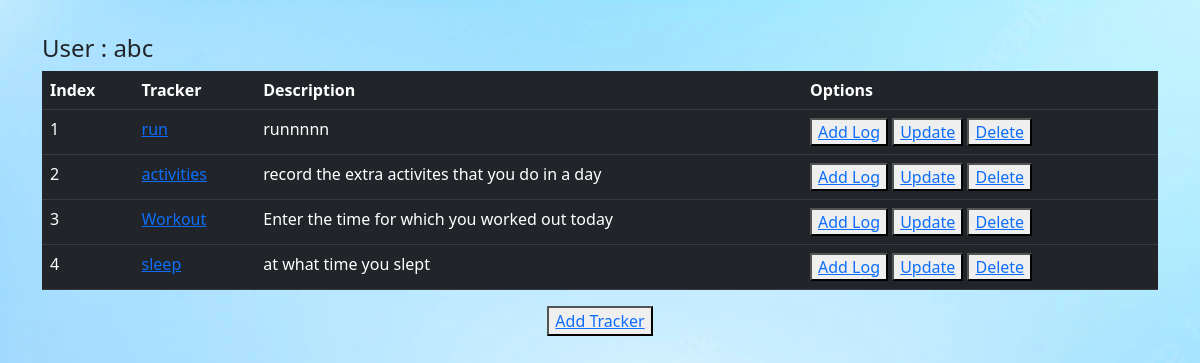
The app's page /home (signed in) with its own data.
### database.py (models this page shows, shortened)
class User(db.Model, UserMixin):
    user_id = db.Column(db.Integer, primary_key=True, autoincrement=True)
    name = db.Column(db.String, nullable=False)
    username = db.Column(db.String, nullable=False, unique=True)
    password = db.Column(db.String, nullable=False)
    gender = db.Column(db.String, nullable=False)
    trackers = db.relationship("Tracker", cascade="all", backref='user')

class Tracker(db.Model):
    user_id = db.Column(db.Integer,
                        db.ForeignKey('user.user_id'),
                        nullable=False)
    tracker_id = db.Column(db.Integer, primary_key=True, autoincrement=True)
    tracker_name = db.Column(db.String, nullable=False)
    description_tracker = db.Column(db.String, nullable=False)
    type = db.Column(db.String, nullable=False)
    logs = db.relationship("Log", cascade="all", backref="tracker")

### main.py (the view)
@app.route('/home')
@login_required
def main():
    return render_template('user_home.html', user=current_user)

### main.py (called while the page is built)
@login_manager.user_loader
def load_user(user_id):
    return User.query.get(user_id)

### templates/user_home.html (shortened to what this page needs)
<html>
  <head>
    <link href="https://cdn.jsdelivr.net/npm/bootstrap@5.2.0/dist/css/bootstrap.min.css" rel="stylesheet">
    <link rel="stylesheet" href="/static/main.css">
  </head>
  <body>
    <br>
    <div class="container">
    <h4>User : {{user.username}}</h4>
    <table class="table table-dark">
      <thead>
        <tr>
          <th scope="col">
            Index
          </th>
          <th scope="col">
            Tracker
          </th>
          <th scope="col">
            Description
          </th>
          <th scope="col">
            Options
          </th>
        </tr>
      </thead>
      <tbody>
          {% for tr in user.trackers %}
          <tr>
            <td scope="row">{{loop.index}}</td>
            <td><a href="/home/{{tr.tracker_id}}">{{tr.tracker_name}}</a></td>
            <td>{{tr.description_tracker}}</td>
            <td>
              <button type="button" value="+"><a href="/home/{{tr.tracker_id}}/log">Add Log</a></button>
              <button type="button" value="update"><a href="/home/{{tr.tracker_id}}/update">Update</a></button>
              <button type="button" value="delete"><a href="/home/{{tr.tracker_id}}/delete">Delete</a></button>
            </td>
          </tr>
          {% endfor %}
      </tbody>
    </table><center>
    <button type="button" name="button"><a href="/home/add">Add Tracker</a> </button></center>
    </div>
  </body>
</html>

### static/main.css (style rules this page uses)
body { background-image:url("background.jpg"); }

### templates/user_home.html (style rules this page uses)
div { margin-top: 10px; }

### records on screen
User: username "abc"
Tracker: tracker_name "run", description_tracker "runnnnn"
Tracker: tracker_name "activities", description_tracker "record the extra activites that you do in a day"
Tracker: tracker_name "Workout", description_tracker "Enter the time for which you worked out today"
Tracker: tracker_name "sleep", description_tracker "at what time you slept"
